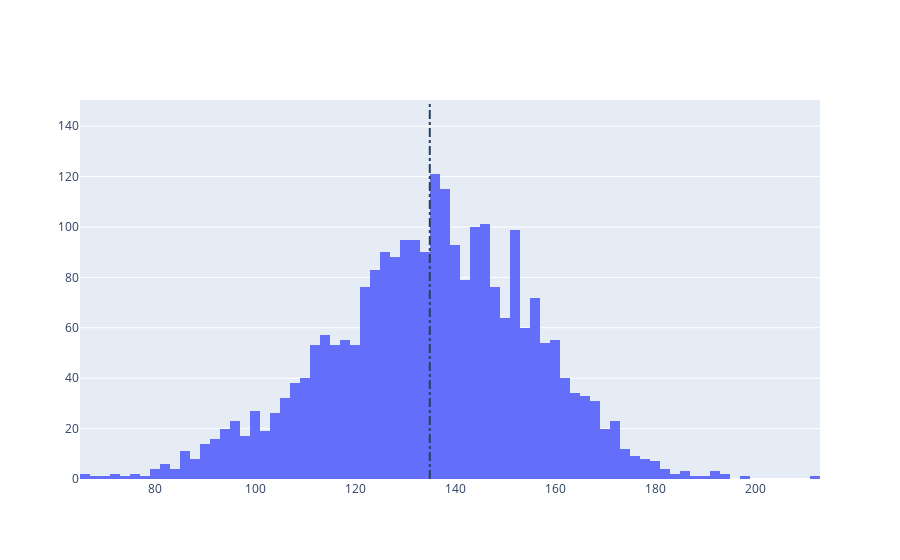

The notebook cell this image was saved under:
### Markdown cell above
Lets see the distributions first

### Code cell
import plotly
plotly.offline.init_notebook_mode(connected=True)
import plotly.graph_objs as go

# Average rating of apps
avg_hits = hits_df["hits"].mean(skipna=True)
print('Average app rating = ', avg_hits)

# Distribution of apps according to their ratings
data = [go.Histogram(
        x = hits_df['hits']
)]

# Vertical dashed line to indicate the average app rating
layout = {'shapes': [{
              'type' :'line',
              'x0': avg_hits,
              'y0': 0,
              'x1': avg_hits,
              'y1': 150,
              'line': { 'dash': 'dashdot'}
          }]
          }

plotly.offline.iplot({'data': data, 'layout': layout})

### Figure 1 — Plotly figure (JSON) as saved in the notebook; plotly's stock layout.template omitted (floating-point values rounded to 4 significant figures; data arrays with more than 128 entries replaced by an {"elided": "..."} marker saying what was removed)
{"data": [{"type": "histogram", "x": {"elided": "2527 float values"}}], "layout": {"shapes": [{"line": {"dash": "dashdot"}, "type": "line", "x0": 135.0, "x1": 135.0, "y0": 0, "y1": 150}]}}
